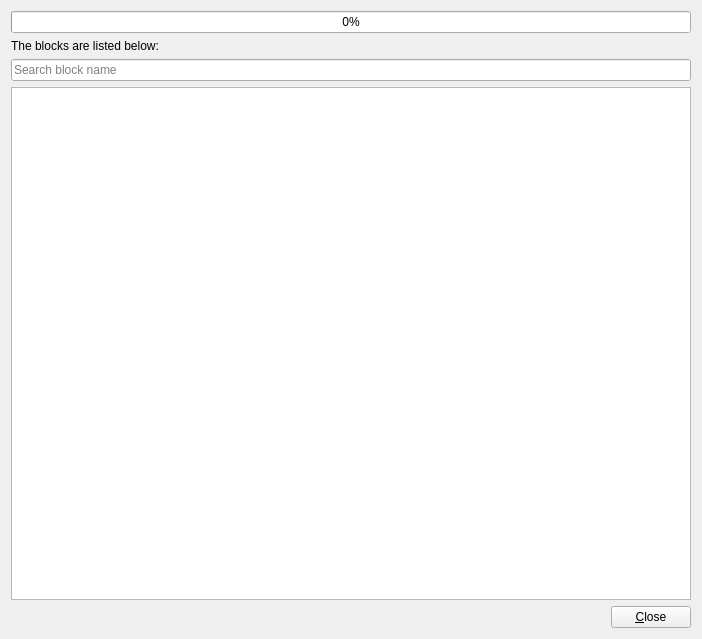
<?xml version="1.0" encoding="UTF-8"?>
<ui version="4.0">
 <class>BlockListUI</class>
 <widget class="QWidget" name="BlockListUI">
  <property name="geometry">
   <rect>
    <x>0</x>
    <y>0</y>
    <width>702</width>
    <height>639</height>
   </rect>
  </property>
  <property name="windowTitle">
   <string>Show Block Lists</string>
  </property>
  <layout class="QHBoxLayout" name="horizontalLayout_5">
   <item>
    <layout class="QVBoxLayout" name="verticalLayout_2">
     <item>
      <layout class="QVBoxLayout" name="verticalLayout">
       <item>
        <widget class="QProgressBar" name="progressBar">
         <property name="value">
          <number>0</number>
         </property>
        </widget>
       </item>
       <item>
        <widget class="QLabel" name="label">
         <property name="text">
          <string>The blocks are listed below:</string>
         </property>
        </widget>
       </item>
       <item>
        <widget class="QLineEdit" name="lineEdit">
         <property name="placeholderText">
          <string>Search block name</string>
         </property>
        </widget>
       </item>
       <item>
        <widget class="DhTableView" name="tableView"/>
       </item>
      </layout>
     </item>
     <item>
      <layout class="QHBoxLayout" name="horizontalLayout_4">
       <item>
        <spacer name="horizontalSpacer">
         <property name="orientation">
          <enum>Qt::Orientation::Horizontal</enum>
         </property>
         <property name="sizeHint" stdset="0">
          <size>
           <width>40</width>
           <height>20</height>
          </size>
         </property>
        </spacer>
       </item>
       <item>
        <widget class="QPushButton" name="pushButton">
         <property name="text">
          <string>&amp;Close</string>
         </property>
        </widget>
       </item>
      </layout>
     </item>
    </layout>
   </item>
  </layout>
 </widget>
 <customwidgets>
  <customwidget>
   <class>DhTableView</class>
   <extends>QTableView</extends>
   <header>dhtableview.h</header>
  </customwidget>
 </customwidgets>
 <resources/>
 <connections>
  <connection>
   <sender>pushButton</sender>
   <signal>clicked()</signal>
   <receiver>BlockListUI</receiver>
   <slot>close()</slot>
   <hints>
    <hint type="sourcelabel">
     <x>433</x>
     <y>406</y>
    </hint>
    <hint type="destinationlabel">
     <x>271</x>
     <y>219</y>
    </hint>
   </hints>
  </connection>
 </connections>
</ui>
